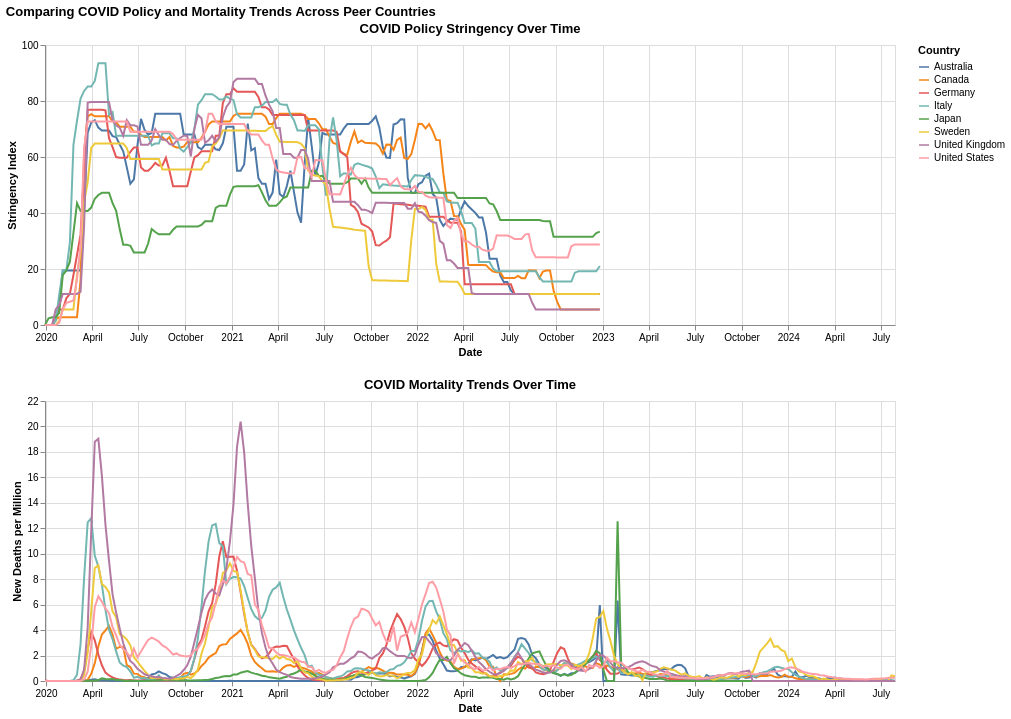

Notebook cell for this chart:
### Markdown cell above
#### Visualization #4.2

### Code cell
peer_countries = [
    "United States",
    "United Kingdom",
    "Canada",
    "Germany",
    "Italy",
    "Sweden",
    "Australia",
    "Japan"
]

owid['date'] = pd.to_datetime(owid['date'])

ts_df = owid[
    owid['location'].isin(peer_countries)
][[
    'date',
    'location',
    'stringency_index',
    'new_deaths_per_million'
]].copy()

ts_df = ts_df.rename(columns={
    'new_deaths_per_million': 'mortality_rate'
})

# Drop rows where both metrics are missing
ts_df = ts_df[
    ts_df['stringency_index'].notna() | ts_df['mortality_rate'].notna()
]

# Aggregate to week
ts_df['week'] = ts_df['date'].dt.to_period('W').dt.start_time

weekly_df = (
    ts_df.groupby(['week', 'location'], as_index=False)
    .agg({
        'stringency_index': 'mean',
        'mortality_rate': 'mean'
    })
)

selection = alt.selection_point(fields=['location'], bind='legend')

color = alt.Color('location:N', title='Country')

stringency_chart = (
    alt.Chart(weekly_df)
    .mark_line(size=2)
    .encode(
        x=alt.X('week:T', title='Date'),
        y=alt.Y('stringency_index:Q', title='Stringency Index', scale=alt.Scale(domain=[0, 100])),
        color=color,
        opacity=alt.condition(selection, alt.value(1), alt.value(0.15)),
        tooltip=[
            alt.Tooltip('week:T', title='Week'),
            alt.Tooltip('location:N', title='Country'),
            alt.Tooltip('stringency_index:Q', title='Stringency Index', format='.1f')
        ]
    )
    .add_params(selection)
    .properties(width=850, height=280, title='COVID Policy Stringency Over Time')
)

mortality_chart = (
    alt.Chart(weekly_df)
    .mark_line(size=2)
    .encode(
        x=alt.X('week:T', title='Date'),
        y=alt.Y('mortality_rate:Q', title='New Deaths per Million'),
        color=color,
        opacity=alt.condition(selection, alt.value(1), alt.value(0.15)),
        tooltip=[
            alt.Tooltip('week:T', title='Week'),
            alt.Tooltip('location:N', title='Country'),
            alt.Tooltip('mortality_rate:Q', title='New Deaths per Million', format='.2f')
        ]
    )
    .properties(width=850, height=280, title='COVID Mortality Trends Over Time')
)

final_chart = alt.vconcat(stringency_chart, mortality_chart).resolve_scale(
    color='shared'
).properties(
    title='Comparing COVID Policy and Mortality Trends Across Peer Countries'
)

final_chart

### Figure 1 — Vega-Lite specification as saved in the notebook (floating-point values rounded to 4 significant figures; data arrays with more than 128 entries replaced by an {"elided": "..."} marker saying what was removed)
{"config": {"view": {"continuousWidth": 300, "continuousHeight": 300}}, "vconcat": [{"mark": {"type": "line", "size": 2}, "encoding": {"color": {"field": "location", "title": "Country", "type": "nominal"}, "opacity": {"condition": {"param": "param_1fff408d197e5aa8", "value": 1}, "value": 0.15}, "tooltip": [{"field": "week", "title": "Week", "type": "temporal"}, {"field": "location", "title": "Country", "type": "nominal"}, {"field": "stringency_index", "format": ".1f", "title": "Stringency Index", "type": "quantitative"}], "x": {"field": "week", "title": "Date", "type": "temporal"}, "y": {"field": "stringency_index", "scale": {"domain": [0, 100]}, "title": "Stringency Index", "type": "quantitative"}}, "height": 280, "name": "view_1947988060ea16f7_0", "title": "COVID Policy Stringency Over Time", "width": 850}, {"mark": {"type": "line", "size": 2}, "encoding": {"color": {"field": "location", "title": "Country", "type": "nominal"}, "opacity": {"condition": {"param": "param_1fff408d197e5aa8", "value": 1}, "value": 0.15}, "tooltip": [{"field": "week", "title": "Week", "type": "temporal"}, {"field": "location", "title": "Country", "type": "nominal"}, {"field": "mortality_rate", "format": ".2f", "title": "New Deaths per Million", "type": "quantitative"}], "x": {"field": "week", "title": "Date", "type": "temporal"}, "y": {"field": "mortality_rate", "title": "New Deaths per Million", "type": "quantitative"}}, "height": 280, "title": "COVID Mortality Trends Over Time", "width": 850}], "data": {"name": "data-9b36dc14ec0c87125e5eb9928a5c1efb"}, "params": [{"name": "param_1fff408d197e5aa8", "select": {"type": "point", "fields": ["location"]}, "bind": "legend", "views": ["view_1947988060ea16f7_0"]}], "resolve": {"scale": {"color": "shared"}}, "title": "Comparing COVID Policy and Mortality Trends Across Peer Countries", "$schema": "https://vega.github.io/schema/vega-lite/v6.1.0.json", "datasets": {"data-9b36dc14ec0c87125e5eb9928a5c1efb": {"elided": "1864 records"}}}
